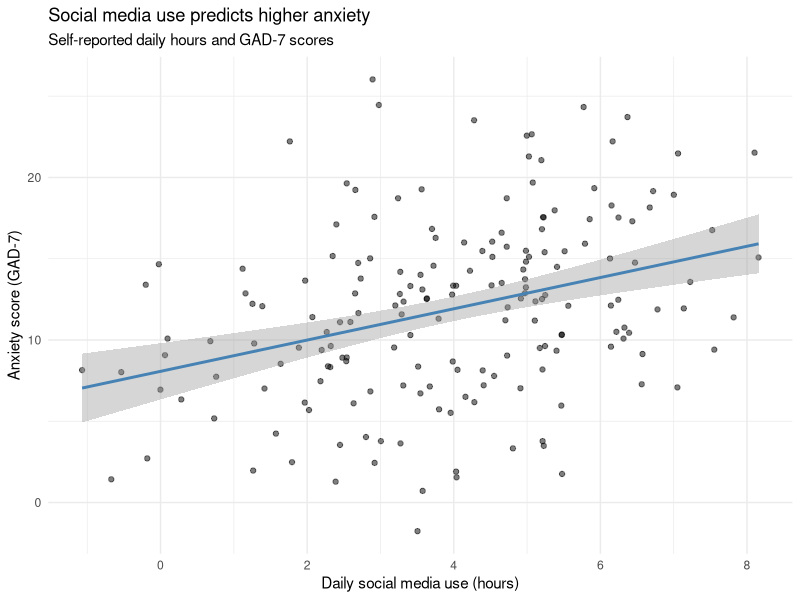
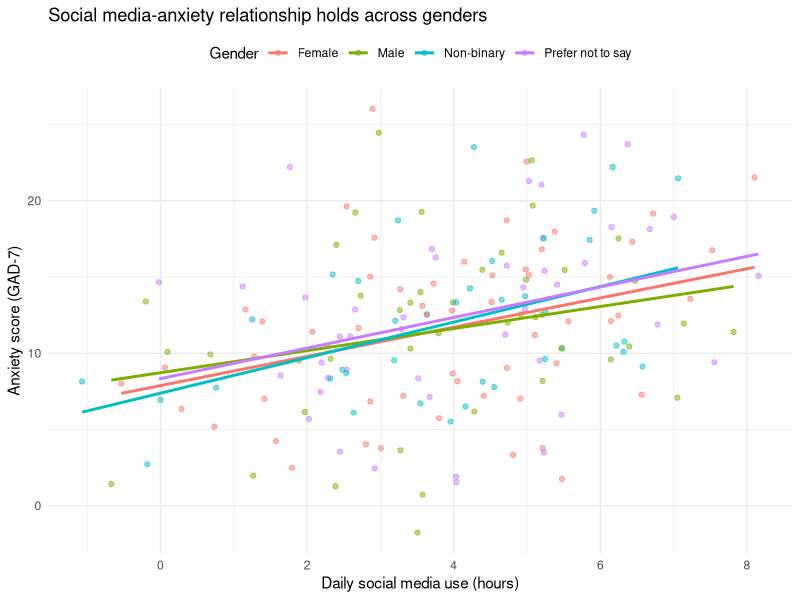
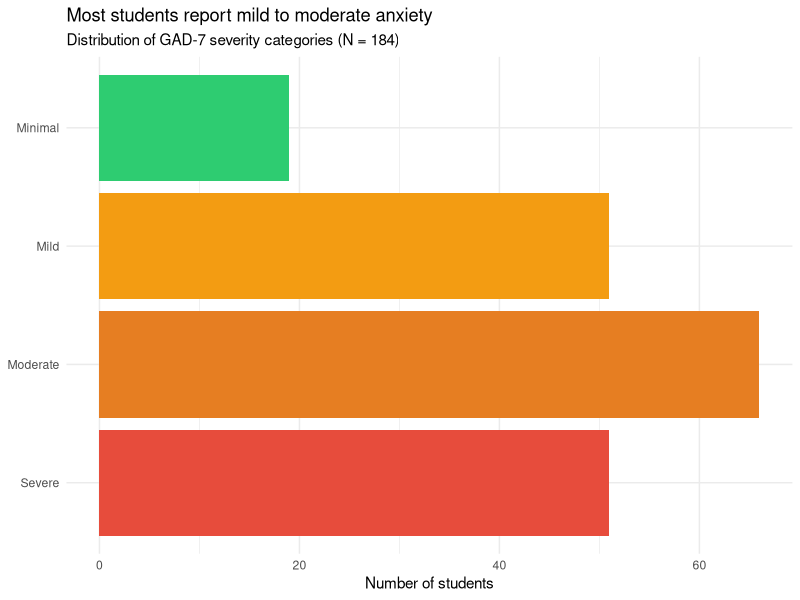
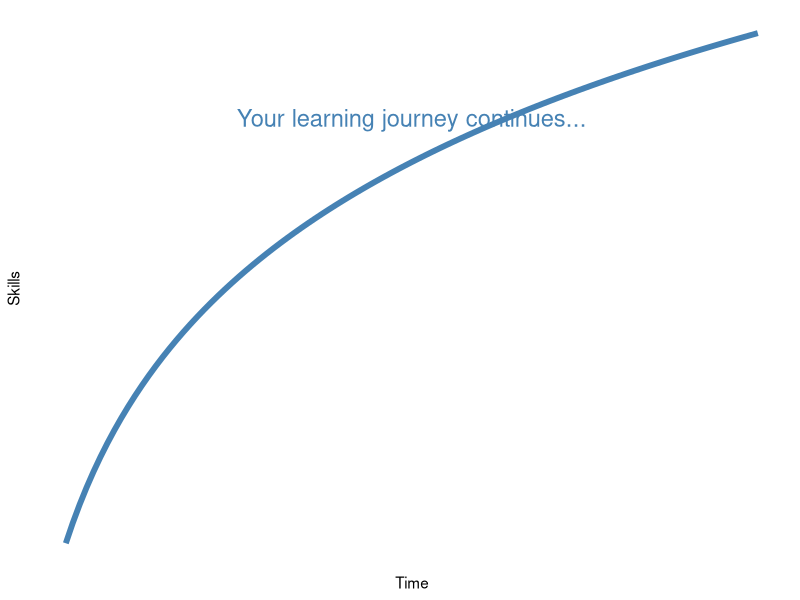

R code for these plots, in order:
## ---- chunk 1
#| include: false
library(tidyverse)
## ---- chunk 2
# Simulated college student survey data
set.seed(2026)
social_media <- tibble(
  id = 1:200,
  age = sample(18:24, 200, replace = TRUE),
  gender = sample(c("Male", "Female", "Non-binary", "Prefer not to say"),
                  200, replace = TRUE),
  hours_social_media = rnorm(200, 4, 2),
  gad7_total = rnorm(200, 8, 5),  # Generalized Anxiety Disorder scale
  phq9_total = rnorm(200, 10, 6),  # Depression scale
  academic_year = sample(c("Freshman", "Sophomore", "Junior", "Senior"),
                        200, replace = TRUE)
) |>
  mutate(
    # Make anxiety correlate with social media use
    gad7_total = gad7_total + hours_social_media * 0.8,
    # Add some missing data
    hours_social_media = if_else(runif(200) < 0.05, NA_real_, hours_social_media),
    gad7_total = if_else(runif(200) < 0.08, NA_real_, gad7_total)
  )
## ---- chunk 3
glimpse(social_media)
## ---- chunk 4
# Check for missing data
social_media |>
  summarize(across(everything(), ~sum(is.na(.x))))
## ---- chunk 5
social_media_clean <- social_media |>
  # Remove rows with missing outcome
  drop_na(gad7_total) |>
  # Create anxiety categories
  mutate(
    anxiety_category = case_when(
      gad7_total < 5 ~ "Minimal",
      gad7_total < 10 ~ "Mild",
      gad7_total < 15 ~ "Moderate",
      gad7_total >= 15 ~ "Severe"
    ),
    anxiety_category = factor(anxiety_category,
                              levels = c("Minimal", "Mild", "Moderate", "Severe")),
    # Reorder academic year
    academic_year = factor(academic_year,
                          levels = c("Freshman", "Sophomore", "Junior", "Senior"))
  )
## ---- chunk 6
social_media_clean |>
  summarize(
    n = n(),
    mean_age = mean(age),
    mean_hours = mean(hours_social_media, na.rm = TRUE),
    sd_hours = sd(hours_social_media, na.rm = TRUE),
    mean_anxiety = mean(gad7_total),
    sd_anxiety = sd(gad7_total)
  )
## ---- chunk 7
#| output-location: slide
ggplot(social_media_clean, aes(x = hours_social_media, y = gad7_total)) +
  geom_point(alpha = 0.5) +
  geom_smooth(method = "lm", color = "steelblue") +
  labs(
    title = "Social media use predicts higher anxiety",
    subtitle = "Self-reported daily hours and GAD-7 scores",
    x = "Daily social media use (hours)",
    y = "Anxiety score (GAD-7)"
  ) +
  theme_minimal()
## ---- chunk 8
# Clean data for correlation (remove NAs)
correlation_data <- social_media_clean |>
  drop_na(hours_social_media, gad7_total)

cor_value <- cor(correlation_data$hours_social_media,
                 correlation_data$gad7_total)

cor_value
## ---- chunk 9
#| output-location: slide
ggplot(social_media_clean, aes(x = hours_social_media, y = gad7_total, color = gender)) +
  geom_point(alpha = 0.5) +
  geom_smooth(method = "lm", se = FALSE) +
  labs(
    title = "Social media-anxiety relationship holds across genders",
    x = "Daily social media use (hours)",
    y = "Anxiety score (GAD-7)",
    color = "Gender"
  ) +
  theme_minimal() +
  theme(legend.position = "top")
## ---- chunk 10
#| output-location: slide
social_media_clean |>
  count(anxiety_category) |>
  mutate(anxiety_category = fct_rev(anxiety_category)) |>
  ggplot(aes(x = n, y = anxiety_category, fill = anxiety_category)) +
  geom_col() +
  scale_fill_manual(values = c(
    "Minimal" = "#2ecc71",
    "Mild" = "#f39c12",
    "Moderate" = "#e67e22",
    "Severe" = "#e74c3c"
  )) +
  labs(
    title = "Most students report mild to moderate anxiety",
    subtitle = "Distribution of GAD-7 severity categories (N = 184)",
    x = "Number of students",
    y = NULL
  ) +
  theme_minimal() +
  theme(legend.position = "none")
## ---- chunk 11
summary_table <- social_media_clean |>
  group_by(anxiety_category) |>
  summarize(
    N = n(),
    Mean_Hours = mean(hours_social_media, na.rm = TRUE),
    SD_Hours = sd(hours_social_media, na.rm = TRUE),
    Mean_Age = mean(age),
    .groups = "drop"
  )

knitr::kable(summary_table, digits = 1,
             col.names = c("Anxiety Category", "N", "M Hours", "SD Hours", "M Age"))
## ---- chunk 12
#| echo: false
#| fig-width: 10
#| fig-height: 5
tibble(
  x = seq(0, 10, 0.1),
  y = log(x + 1) * 2
) |>
  ggplot(aes(x = x, y = y)) +
  geom_line(color = "steelblue", size = 2) +
  annotate("text", x = 5, y = 4,
           label = "Your learning journey continues...",
           size = 6, color = "steelblue") +
  labs(
    x = "Time",
    y = "Skills"
  ) +
  theme_minimal() +
  theme(
    axis.text = element_blank(),
    axis.ticks = element_blank(),
    panel.grid = element_blank()
  )
